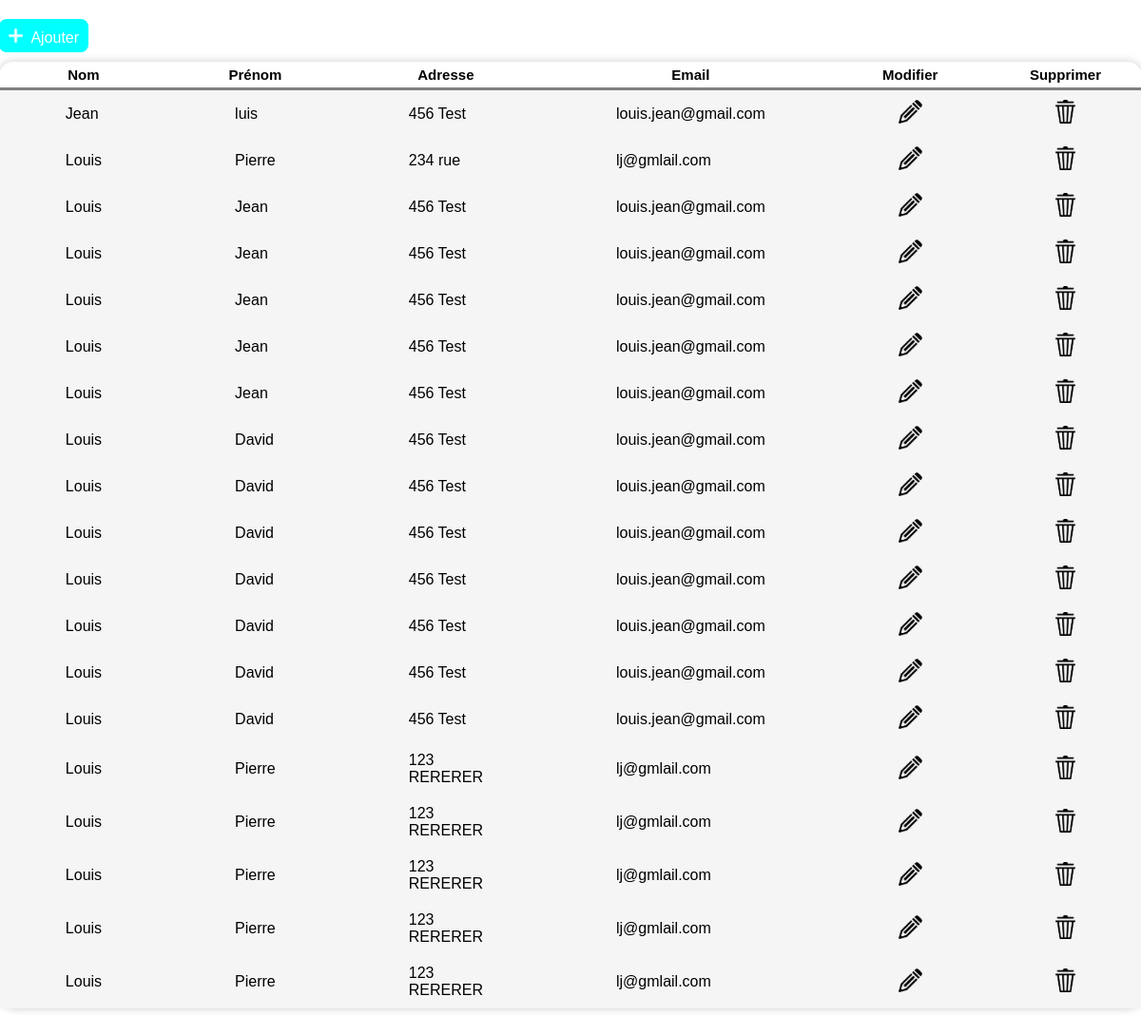
/crud/index.php, run on the app's committed database.
### tables this page shows
CREATE TABLE `utilisateurs` (
  `id` int(11) NOT NULL,
  `nom` varchar(55) NOT NULL,
  `prenom` varchar(55) NOT NULL,
  `adresse` varchar(128) NOT NULL,
  `email` varchar(128) NOT NULL
);

### includes/functions/fonctions.php (called while the page is built)
<?php
function connectdb(){
    $host = 'db';
    $db = 'images_db';
    $user = 'scaws';
    $pass = 'drowssap';
    $port = '3306';
    $charset = 'utf8mb4';
    $dsn = "mysql:host=$host;port=$port;dbname=$db;charset=$charset";
    $options = [
        PDO::ATTR_ERRMODE            => PDO::ERRMODE_EXCEPTION,
        PDO::ATTR_DEFAULT_FETCH_MODE => PDO::FETCH_ASSOC,
        PDO::ATTR_EMULATE_PREPARES   => false,
    ];
    try {
        $pdo = new PDO($dsn, $user, $pass, $options);
        $pdo->setAttribute(PDO::ATTR_ERRMODE, PDO::ERRMODE_EXCEPTION);
    } catch (PDOException $e) {
        die("Erreur : " . $e->getMessage());
    }
    return $pdo;
}
?>

### crud/index.php (the view, shortened to what this page needs)
<!DOCTYPE html>
<html>
<head>
    <link rel="stylesheet" href="style.css">
</head>
<body>
    <div class="container">
        <div class="btnAjouter">
        <a href="ajout.php" class="btnAjouter"><img src="plus.png"> Ajouter</a>
        </div>
        <table>
            <tr>
                <th>Nom</th>
                <th>Prénom</th>
                <th>Adresse</th>
                <th>Email</th>
                <th>Modifier</th>
                <th>Supprimer</th>
            </tr>
                <?php
                require ('../includes/functions/fonctions.php');
                $sql = "SELECT * FROM utilisateurs";
                $rs = connectdb()->prepare($sql);
                $rs->execute();
                $res = $rs->fetchAll(PDO::FETCH_ASSOC);
                foreach ($res as $row) {
                    echo "<tr><td>".$row['nom']."</td><td>".$row['prenom']."</td><td>".$row['adresse']."</td><td>".$row['email']."</td><td><a href='modifier.php?id=".$row["id"]."'><img src='modify.png'></a></td><td><a href='supprimer.php?id=".$row['id']."'><img src='delete.png'></a></td></tr>";
                }
                ?>
        </table>
    </div>
</body>
</html>

### crud/style.css (style rules this page uses)
.btnAjouter img { filter: invert(); margin-top: 4px; margin-right: 5px; height: 15px; }
.btnAjouter { display: inline-block; align-self: flex-start; background-color: aqua; padding: 3px 5px; border-radius: 8px; text-decoration: 0; }
* { margin: 0; padding: 0; }
body { font-family: 'Trebuchet MS', 'Lucida Sans Unicode', 'Lucida Grande', 'Lucida Sans', Arial, sans-serif; display: flex; align-items: center; justify-content: center; min-height: 100vh; position: relative; }
table { font-family: 'Trebuchet MS', 'Lucida Sans Unicode', 'Lucida Grande', 'Lucida Sans', Arial, sans-serif; border-collapse: collapse; color: black; border: 1px ; box-shadow: 0px 0px 10px rgba(0, 0, 0, 0.2); border-radius: 15px; margin-top: 10px; margin-bottom: 30px; }
th { font-family: 'Trebuchet MS', 'Lucida Sans Unicode', 'Lucida Grande', 'Lucida Sans', Arial, sans-serif; font-size: 15px; border-bottom: 3px solid gray; padding: 5px 20px; }
img { height: 25px; }
td { font-family: 'Trebuchet MS', 'Lucida Sans Unicode', 'Lucida Grande', 'Lucida Sans', Arial, sans-serif; font-weight: 400; padding: 10px 70px; background-color: #f5f5f5; }
a { text-decoration: 0; color: white; }
.container { margin: 20px; }

### data on the page
utilisateurs: nom "Jean", prenom "luis", adresse "456 Test", email "louis.jean@gmail.com"
utilisateurs: nom "Louis", prenom "Pierre", adresse "234 rue", email "lj@gmlail.com"
utilisateurs: nom "Louis", prenom "Jean", adresse "456 Test", email "louis.jean@gmail.com"
utilisateurs: nom "Louis", prenom "Jean", adresse "456 Test", email "louis.jean@gmail.com"
utilisateurs: nom "Louis", prenom "Jean", adresse "456 Test", email "louis.jean@gmail.com"
utilisateurs: nom "Louis", prenom "Jean", adresse "456 Test", email "louis.jean@gmail.com"
utilisateurs: nom "Louis", prenom "Jean", adresse "456 Test", email "louis.jean@gmail.com"
utilisateurs: nom "Louis", prenom "David", adresse "456 Test", email "louis.jean@gmail.com"
utilisateurs: nom "Louis", prenom "David", adresse "456 Test", email "louis.jean@gmail.com"
utilisateurs: nom "Louis", prenom "David", adresse "456 Test", email "louis.jean@gmail.com"
utilisateurs: nom "Louis", prenom "David", adresse "456 Test", email "louis.jean@gmail.com"
utilisateurs: nom "Louis", prenom "David", adresse "456 Test", email "louis.jean@gmail.com"
utilisateurs: nom "Louis", prenom "David", adresse "456 Test", email "louis.jean@gmail.com"
utilisateurs: nom "Louis", prenom "David", adresse "456 Test", email "louis.jean@gmail.com"
utilisateurs: nom "Louis", prenom "Pierre", adresse "123 RERERER", email "lj@gmlail.com"
utilisateurs: nom "Louis", prenom "Pierre", adresse "123 RERERER", email "lj@gmlail.com"
utilisateurs: nom "Louis", prenom "Pierre", adresse "123 RERERER", email "lj@gmlail.com"
utilisateurs: nom "Louis", prenom "Pierre", adresse "123 RERERER", email "lj@gmlail.com"
utilisateurs: nom "Louis", prenom "Pierre", adresse "123 RERERER", email "lj@gmlail.com"
